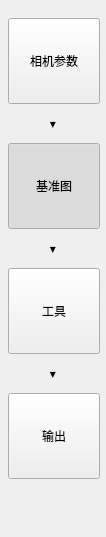
       <widget class="QFrame" name="setupStepRail">
        <property name="minimumSize">
         <size>
          <width>106</width>
          <height>0</height>
         </size>
        </property>
        <property name="maximumSize">
         <size>
          <width>106</width>
          <height>16777215</height>
         </size>
        </property>
        <property name="frameShape">
         <enum>QFrame::NoFrame</enum>
        </property>
        <layout class="QVBoxLayout" name="verticalLayout_steps">
         <property name="spacing">
          <number>12</number>
         </property>
         <property name="leftMargin">
          <number>8</number>
         </property>
         <property name="topMargin">
          <number>18</number>
         </property>
         <property name="rightMargin">
          <number>8</number>
         </property>
         <property name="bottomMargin">
          <number>18</number>
         </property>
         <item>
          <widget class="QToolButton" name="cameraStepButton">
           <property name="minimumSize">
            <size>
             <width>92</width>
             <height>86</height>
            </size>
           </property>
           <property name="text">
            <string>相机参数</string>
           </property>
           <property name="icon">
            <iconset resource="../resources/resources.qrc">
             <normaloff>:/icons/sliders.svg</normaloff>:/icons/sliders.svg</iconset>
           </property>
           <property name="iconSize">
            <size>
             <width>34</width>
             <height>34</height>
            </size>
           </property>
           <property name="checkable">
            <bool>true</bool>
           </property>
           <property name="toolButtonStyle">
            <enum>Qt::ToolButtonTextUnderIcon</enum>
           </property>
          </widget>
         </item>
         <item>
          <widget class="QLabel" name="stepDividerLabel1">
           <property name="text">
            <string>▾</string>
           </property>
           <property name="stepArrow" stdset="0">
            <bool>true</bool>
           </property>
           <property name="alignment">
            <set>Qt::AlignCenter</set>
           </property>
          </widget>
         </item>
         <item>
          <widget class="QToolButton" name="referenceStepButton">
           <property name="minimumSize">
            <size>
             <width>92</width>
             <height>86</height>
            </size>
           </property>
           <property name="text">
            <string>基准图</string>
           </property>
           <property name="icon">
            <iconset resource="../resources/resources.qrc">
             <normaloff>:/icons/reference.svg</normaloff>:/icons/reference.svg</iconset>
           </property>
           <property name="iconSize">
            <size>
             <width>34</width>
             <height>34</height>
            </size>
           </property>
           <property name="checkable">
            <bool>true</bool>
           </property>
           <property name="checked">
            <bool>true</bool>
           </property>
           <property name="toolButtonStyle">
            <enum>Qt::ToolButtonTextUnderIcon</enum>
           </property>
          </widget>
         </item>
         <item>
          <widget class="QLabel" name="stepDividerLabel2">
           <property name="text">
            <string>▾</string>
           </property>
           <property name="stepArrow" stdset="0">
            <bool>true</bool>
           </property>
           <property name="alignment">
            <set>Qt::AlignCenter</set>
           </property>
          </widget>
         </item>
         <item>
          <widget class="QToolButton" name="toolsStepButton">
           <property name="minimumSize">
            <size>
             <width>92</width>
             <height>86</height>
            </size>
           </property>
           <property name="text">
            <string>工具</string>
           </property>
           <property name="icon">
            <iconset resource="../resources/resources.qrc">
             <normaloff>:/icons/tool.svg</normaloff>:/icons/tool.svg</iconset>
           </property>
           <property name="iconSize">
            <size>
             <width>34</width>
             <height>34</height>
            </size>
           </property>
           <property name="checkable">
            <bool>true</bool>
           </property>
           <property name="toolButtonStyle">
            <enum>Qt::ToolButtonTextUnderIcon</enum>
           </property>
          </widget>
         </item>
         <item>
          <widget class="QLabel" name="stepDividerLabel3">
           <property name="text">
            <string>▾</string>
           </property>
           <property name="stepArrow" stdset="0">
            <bool>true</bool>
           </property>
           <property name="alignment">
            <set>Qt::AlignCenter</set>
           </property>
          </widget>
         </item>
         <item>
          <widget class="QToolButton" name="outputStepButton">
           <property name="minimumSize">
            <size>
             <width>92</width>
             <height>86</height>
            </size>
           </property>
           <property name="text">
            <string>输出</string>
           </property>
           <property name="icon">
            <iconset resource="../resources/resources.qrc">
             <normaloff>:/icons/output.svg</normaloff>:/icons/output.svg</iconset>
           </property>
           <property name="iconSize">
            <size>
             <width>34</width>
             <height>34</height>
            </size>
           </property>
           <property name="checkable">
            <bool>true</bool>
           </property>
           <property name="toolButtonStyle">
            <enum>Qt::ToolButtonTextUnderIcon</enum>
           </property>
          </widget>
         </item>
         <item>
          <spacer name="verticalSpacer_steps">
           <property name="orientation">
            <enum>Qt::Vertical</enum>
           </property>
           <property name="sizeHint" stdset="0">
            <size>
             <width>20</width>
             <height>40</height>
            </size>
           </property>
          </spacer>
         </item>
        </layout>
       </widget>
